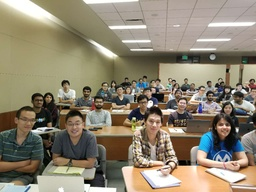
#> input picture test/Face_1.jpg, 256 x 192 px, shrunk from 1280 x 960 before the run, found by its file name
$ python im_process.py
#> lines starting #> are read from the running program, lines starting #| are printed output that depends on the picture
### utils.py
import numpy as np
import os
import cv2
import matplotlib.pyplot as plt
import pdb

#image is a 2D np array
def integrate_image(image):
	return np.cumsum(np.cumsum(image, axis = 0), axis = 1)

#images is a 3D np array
def integrate_images(images):
	ii = np.zeros(images.shape)
	for idx, i in enumerate(images):
		ii[idx, ...] = integrate_image(i)
	return ii

#generate Haar Filters
#return a list of tuples, whose first element is a list of plus rect
#and the second element is a list of minus rect
#each rect is a tuple of (x1, y1, x2, y2)
# [73 lines left out: functions generate_Haar_filters, read_images, load_data, main, not called in this run]

# [2 lines that do not run on import are left out]

### im_process.py
from sklearn.feature_extraction import image as IMG
import numpy as np
import cv2
from utils import integrate_images


# extract patches from the image for all scales of the image
# return the INTEGREATED images and the coordinates of the patches
def image2patches(scales, image, patch_w=16, patch_h=16):
    all_patches = np.zeros((0, patch_h, patch_w))
    all_x1y1x2y2 = []
    for s in scales:
        simage = cv2.resize(image, None, fx=s, fy=s, interpolation=cv2.INTER_CUBIC)
        height, width = simage.shape
        print('Image shape is: %d X %d' % (height, width))
        patches = IMG.extract_patches_2d(simage, (patch_w, patch_h))  # move along the row first

        total_patch = patches.shape[0]
        row_patch = (height - patch_h + 1)
        col_patch = (width - patch_w + 1)
        assert (total_patch == row_patch * col_patch)
        scale_xyxy = []
        for pid in range(total_patch):
            y1 = pid / col_patch
            x1 = pid % col_patch
            y2 = y1 + patch_h - 1
            x2 = x1 + patch_w - 1
            scale_xyxy.append([int(x1 / s), int(y1 / s), int(x2 / s), int(y2 / s)])
        all_patches = np.concatenate((all_patches, patches), axis=0)
        all_x1y1x2y2 += scale_xyxy
    return integrate_images(normalize(all_patches)), all_x1y1x2y2


# return a vector of prediction (0/1) after nms, same length as scores
# input: [x1, y1, x2, y2, score], threshold used for nms
# output: [x1, y1, x2, y2, score] after nms
# [53 lines left out: functions nms, nms_patch, not called in this run]

def normalize(images):
    standard = np.std(images)
    images = (images - np.min(images)) / (np.max(images) - np.min(images))
    return images


def main():
    original_img = cv2.imread('Testing_Images/Face_1.jpg', cv2.IMREAD_GRAYSCALE)
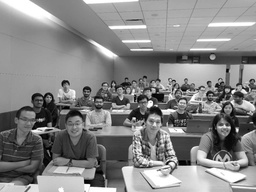
#> original_img: shape (192, 256); min 0, max 255, mean 132.9
    scales = 1 / np.linspace(1, 10, 46)
    patches, patch_xyxy = image2patches(scales, original_img)
#> the loop in image2patches, `for s in scales:` made 46 passes
#> pass 2, in image2patches, `simage = cv2.resize(image, None, fx=s, fy=s, interpolation=cv2.INTER_C..`:
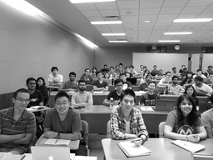
#> simage: shape (160, 213); min 0, max 255, mean 132.9
#> pass 3, in image2patches, `simage = cv2.resize(image, None, fx=s, fy=s, interpolation=cv2.INTER_C..`:
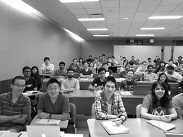
#> simage: shape (137, 183); min 0, max 255, mean 132.8
#> after the loop in image2patches, `for s in scales:`: all_x1y1x2y2 = 176686 items
#> in normalize, `standard = np.std(images)`: standard = 57.3
#> patch_xyxy = 176686 items
    print(patches.shape)
#| (176686, 16, 16)
    print(len(patch_xyxy))
#| 176686


if __name__ == '__main__':
    main()

$ run again, with test/Face_2.jpg copied over test/Face_1.jpg
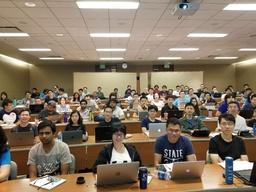
#> input picture test/Face_2.jpg, 256 x 192 px, shrunk from 1280 x 960 before the run, found by its file name
#> in main, `original_img = cv2.imread('Testing_Images/Face_1.jpg', cv2.IMREAD_GRAY..`:
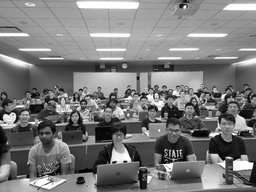
#> original_img: shape (192, 256); min 0, max 255, mean 122.5
#> the loop in image2patches, `for s in scales:` made 46 passes
#> pass 3, in image2patches, `simage = cv2.resize(image, None, fx=s, fy=s, interpolation=cv2.INTER_C..`:
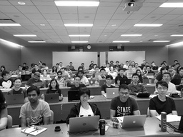
#> simage: shape (137, 183); min 0, max 255, mean 122.5
#> after the loop in image2patches, `for s in scales:`: all_x1y1x2y2 = 176686 items
#> standard = 57.35
#> patch_xyxy = 176686 items
#| (176686, 16, 16)
#| 176686

$ run again, with test/Face_3.jpg copied over test/Face_1.jpg
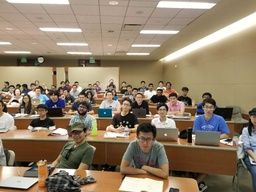
#> input picture test/Face_3.jpg, 256 x 192 px, shrunk from 1280 x 960 before the run, found by its file name
#> in main, `original_img = cv2.imread('Testing_Images/Face_1.jpg', cv2.IMREAD_GRAY..`:
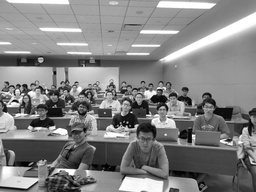
#> original_img: shape (192, 256); min 0, max 255, mean 129.8
#> the loop in image2patches, `for s in scales:` made 46 passes
#> pass 3, in image2patches, `simage = cv2.resize(image, None, fx=s, fy=s, interpolation=cv2.INTER_C..`:
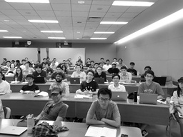
#> simage: shape (137, 183); min 0, max 255, mean 129.8
#> after the loop in image2patches, `for s in scales:`: all_x1y1x2y2 = 176686 items
#> standard = 56.86
#> patch_xyxy = 176686 items
#| (176686, 16, 16)
#| 176686

$ run again, with test/Non_Face_2.jpg copied over test/Face_1.jpg
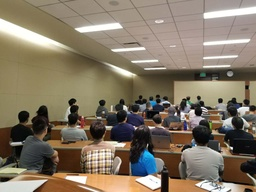
#> input picture test/Non_Face_2.jpg, 256 x 192 px, shrunk from 1280 x 960 before the run, found by its file name
#> in main, `original_img = cv2.imread('Testing_Images/Face_1.jpg', cv2.IMREAD_GRAY..`:
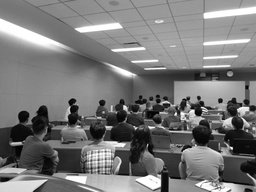
#> original_img: shape (192, 256); min 0, max 255, mean 120.4
#> the loop in image2patches, `for s in scales:` made 46 passes
#> pass 3, in image2patches, `simage = cv2.resize(image, None, fx=s, fy=s, interpolation=cv2.INTER_C..`:
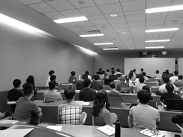
#> simage: shape (137, 183); min 0, max 255, mean 120.3
#> after the loop in image2patches, `for s in scales:`: all_x1y1x2y2 = 176686 items
#> standard = 56.79
#> patch_xyxy = 176686 items
#| (176686, 16, 16)
#| 176686
